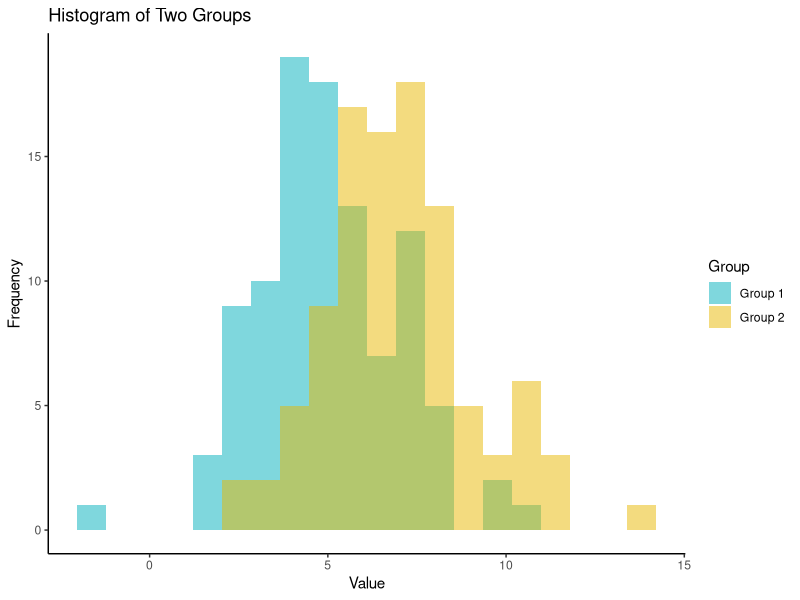
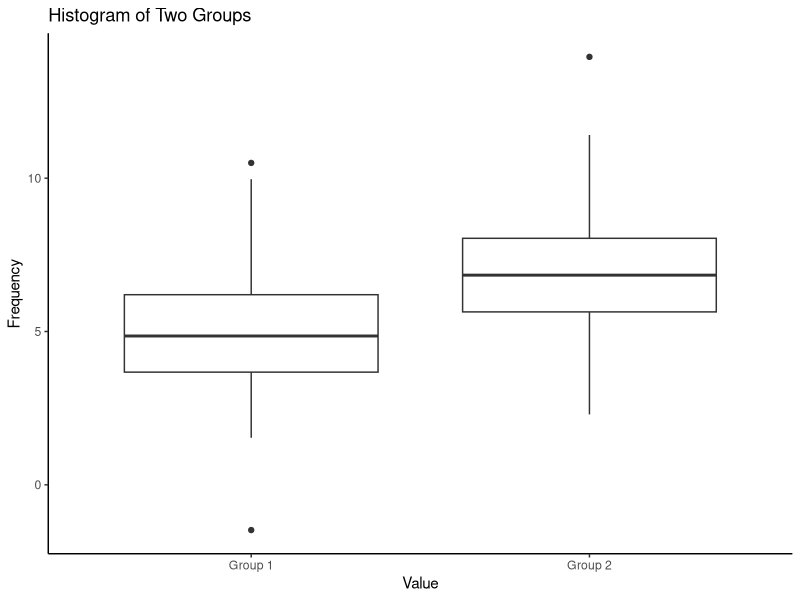

Recreate these plots in R, in order.
# This script creates a histogram and boxplot of grouped data using ggplot2.
library(tidyverse)
library(readxl)

# Simulated data below. If you wish to import your own data, comment
# out the code below or remove it.
# To import your own data, use read_csv() or read_excel() depending
# on whether your data is in a .csv or .xlsx file.
#
# ==============================================
# Generate simulated data
set.seed(1206)
group1 <- rnorm(100, mean = 5, sd = 2)
group2 <- rnorm(100, mean = 7, sd = 2)
# Combine data into a data frame
df <- data.frame(
    value = c(group1, group2),
    group = rep(c("Group 1", "Group 2"), each = 100)
)
# ==============================================


# Create histogram using ggplot2
ggplot(df, aes(x = value, fill = group)) +
    geom_histogram(alpha = 0.5, position = "identity", bins = 20) +
    scale_fill_manual(values = c("#00AFBB", "#E7B800")) +
    labs(
        title = "Histogram of Two Groups",
        x = "Value",
        y = "Frequency",
        fill = "Group"
    ) +
    theme_classic()

ggplot(df, aes(x = group, y = value)) +
    geom_boxplot() +
    labs(
        title = "Histogram of Two Groups",
        x = "Value",
        y = "Frequency",
        fill = "Group"
    ) +
    theme_classic()
